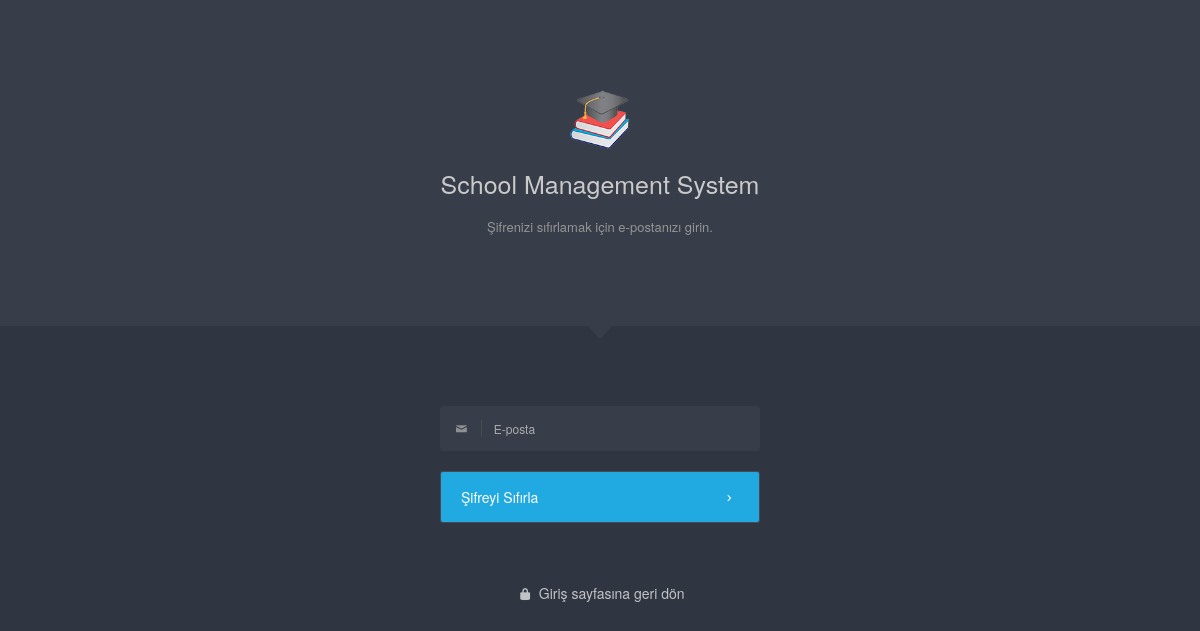
Page /index.php?login/forgot_password on the earlier database version.
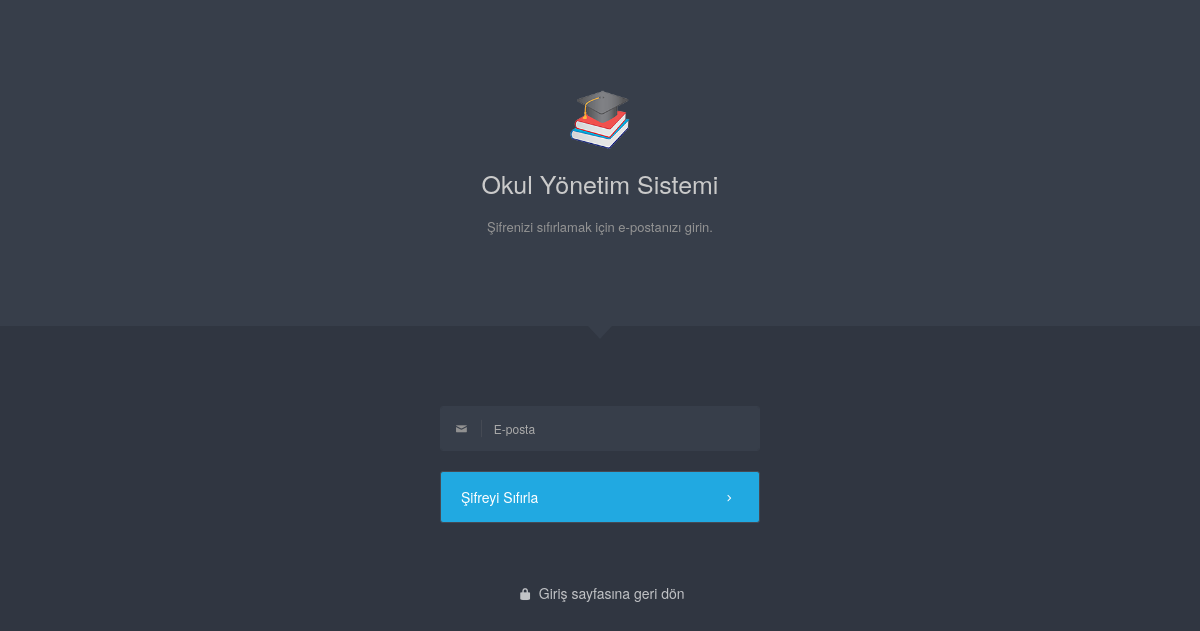
Same page on the later database version.
### tables this page shows
CREATE TABLE `settings` (
  `settings_id` int(11) NOT NULL,
  `type` longtext NOT NULL,
  `description` longtext NOT NULL
);

### application/controllers/Login.php (called while the page is built, shortened)
<?php
class Login extends CI_Controller {
    function __construct() {
        $this->load->model('crud_model');
        $this->load->database();
        $this->load->library('session');
    }
    function forgot_password()
    {
        $this->load->view('backend/forgot_password');
    }
}

### index.php (called while the page is built, shortened)
<?php
require_once BASEPATH.'core/CodeIgniter.php';

### application/views/backend/forgot_password.php (the view, shortened to what this page needs)
<!DOCTYPE html>
<html lang="en">
<head>
    <?php
    $system_name = $this->db->get_where('settings', array('type' => 'system_name'))->row()->description;
    ?>
    <link rel="stylesheet" href="assets/js/jquery-ui/css/no-theme/jquery-ui-1.10.3.custom.min.css">
    <link rel="stylesheet" href="assets/css/font-icons/entypo/css/entypo.css">
    <link rel="stylesheet" href="assets/css/bootstrap.css">
    <link rel="stylesheet" href="assets/css/neon-core.css">
    <link rel="stylesheet" href="assets/css/neon-theme.css">
    <link rel="stylesheet" href="assets/css/neon-forms.css">
    <link rel="stylesheet" href="assets/css/custom.css">
</head>
<body class="page-body login-page login-form-fall" data-url="http://neon.dev">
    <div class="login-container">
        <div class="login-header login-caret">
            <div class="login-content" style="width:100%;">
                <a href="<?php echo base_url(); ?>" class="logo">
                    <img src="uploads/logo.png" height="60" alt="" />
                </a>
                <p class="description">
                    <h2 style="color:#cacaca; font-weight:100;">
                        <?php echo $system_name; ?>
                    </h2>
                </p>
                <p class="description">Şifrenizi sıfırlamak için e-postanızı girin.</p>
            </div>
        </div>
        <div class="login-form">
            <div class="login-content">
                <form method="post" role="form" id="form_forgot_password">
                    <div class="form-steps">
                        <div class="step current" id="step-1">
                            <div class="form-group">
                                <div class="input-group">
                                    <div class="input-group-addon">
                                        <i class="entypo-mail"></i>
                                    </div>
                                    <input type="text" class="form-control" name="email" id="email" placeholder="E-posta" autocomplete="off" />
                                </div>
                            </div>
                            <div class="form-group">
                                <button type="submit" class="btn btn-info btn-block btn-login">
                                    <?php echo ('Şifreyi Sıfırla'); ?>
                                    <i class="entypo-right-open-mini"></i>
                                </button>
                            </div>
                        </div>
                    </div>
                </form>
                <div class="login-bottom-links">
                    <a href="<?php echo base_url(); ?>index.php?login" class="link">
                        <i class="entypo-lock"></i>
                        <?php echo ('Giriş sayfasına geri dön'); ?>
                    </a>
                </div>
            </div>
        </div>
    </div>
</body>
</html>

Differences in the rows shown:
changed settings: description "School Management System" → "Okul Yönetim Sistemi"
